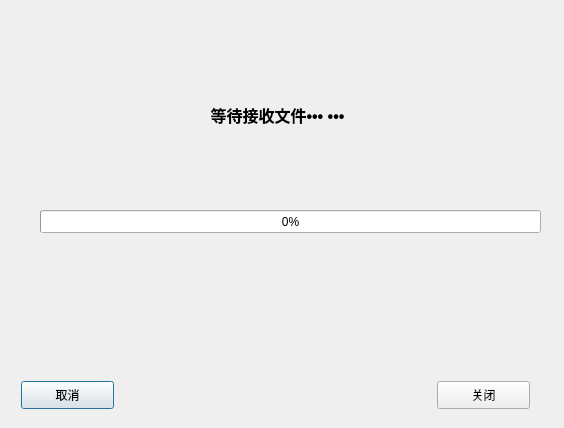
<?xml version="1.0" encoding="UTF-8"?>
<ui version="4.0">
 <class>TcpClient</class>
 <widget class="QDialog" name="TcpClient">
  <property name="geometry">
   <rect>
    <x>0</x>
    <y>0</y>
    <width>564</width>
    <height>428</height>
   </rect>
  </property>
  <property name="windowTitle">
   <string>接收端</string>
  </property>
  <widget class="QPushButton" name="tcpClientCancleBtn">
   <property name="geometry">
    <rect>
     <x>21</x>
     <y>381</y>
     <width>93</width>
     <height>28</height>
    </rect>
   </property>
   <property name="text">
    <string>取消</string>
   </property>
  </widget>
  <widget class="QPushButton" name="tcpClientCloseBtn">
   <property name="geometry">
    <rect>
     <x>437</x>
     <y>381</y>
     <width>93</width>
     <height>28</height>
    </rect>
   </property>
   <property name="text">
    <string>关闭</string>
   </property>
  </widget>
  <widget class="QLabel" name="tcpClientStatusLabel">
   <property name="geometry">
    <rect>
     <x>102</x>
     <y>79</y>
     <width>351</width>
     <height>71</height>
    </rect>
   </property>
   <property name="font">
    <font>
     <pointsize>12</pointsize>
     <weight>75</weight>
     <bold>true</bold>
    </font>
   </property>
   <property name="text">
    <string>等待接收文件••• •••</string>
   </property>
   <property name="alignment">
    <set>Qt::AlignCenter</set>
   </property>
  </widget>
  <widget class="QProgressBar" name="progressBar">
   <property name="geometry">
    <rect>
     <x>40</x>
     <y>210</y>
     <width>501</width>
     <height>23</height>
    </rect>
   </property>
   <property name="value">
    <number>0</number>
   </property>
  </widget>
 </widget>
 <resources/>
 <connections/>
</ui>
